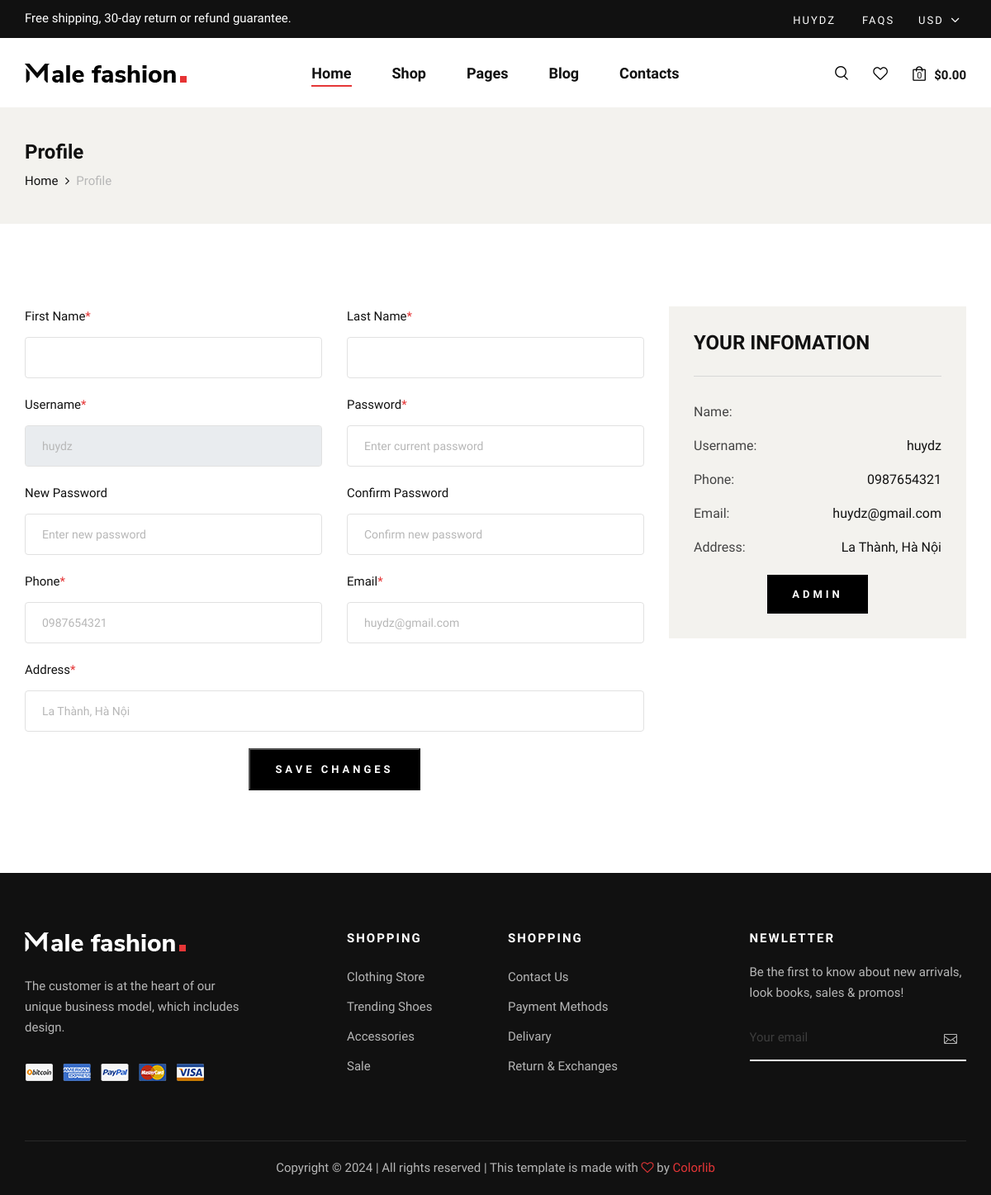
Page /profile.php (signed in) on the earlier database version.
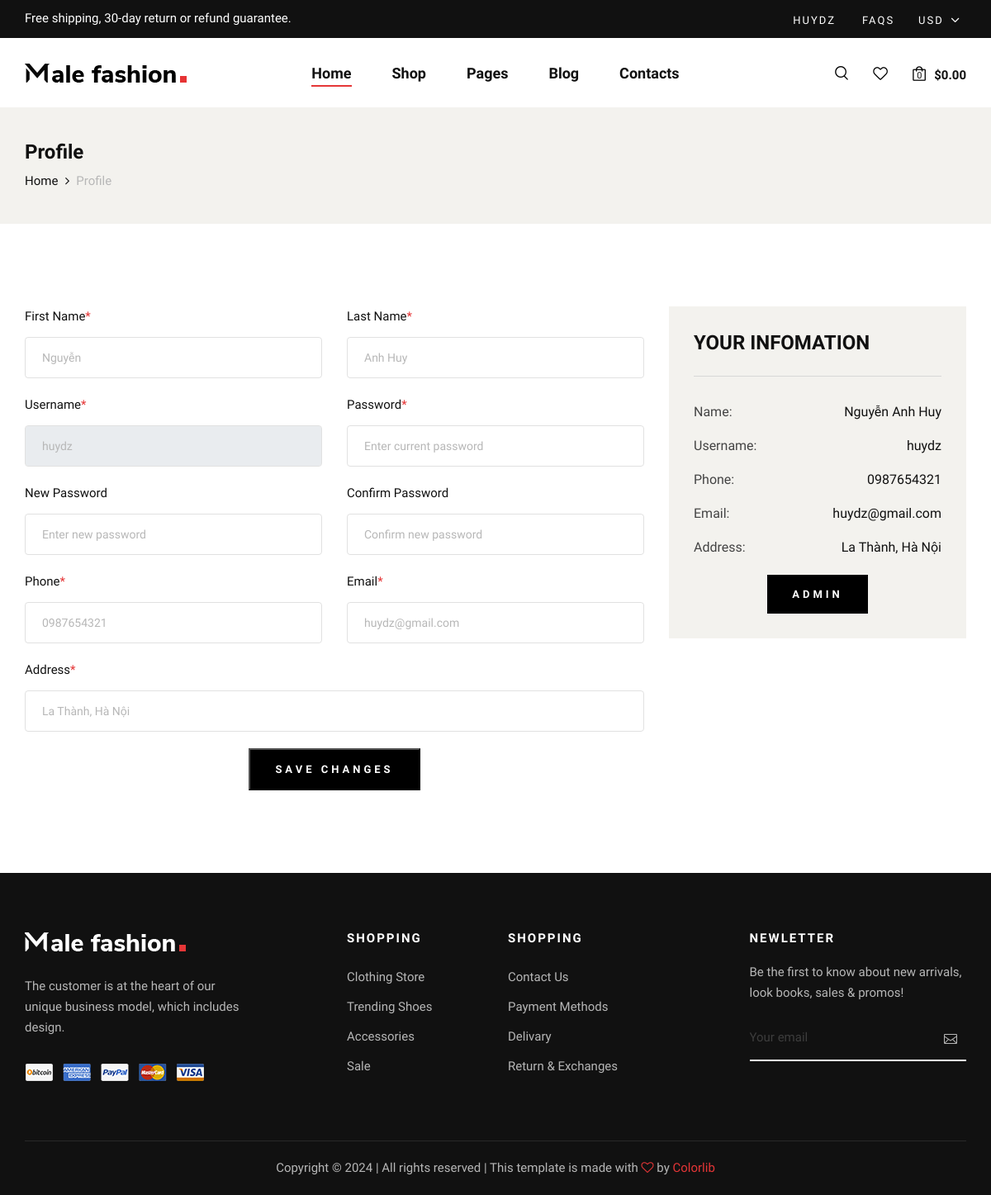
Same page on the later database version.
### tables this page shows
CREATE TABLE `user` (
  `ID` int(11) NOT NULL,
  `NAME` varchar(250) DEFAULT NULL,
  `USERNAME` varchar(50) DEFAULT NULL,
  `PASSWORD` varchar(50) DEFAULT NULL,
  `ROLE` varchar(50) DEFAULT NULL,
  `ADDRESS` varchar(500) DEFAULT NULL,
  `EMAIL` varchar(150) DEFAULT NULL,
  `PHONE` varchar(50) DEFAULT NULL,
  `CREATED_DATE` timestamp NULL DEFAULT NULL,
  `ISACTIVE` tinyint(4) DEFAULT NULL
);

### profile.php (the view, shortened to what the changed rows need)
<?php
include 'db.php';
$userId = $_SESSION['user_id'];
$sql = "SELECT NAME, USERNAME, PHONE, EMAIL, ADDRESS FROM user WHERE ID = ?";
$stmt = $conn->prepare($sql);
$stmt->bind_param("i", $userId);
$stmt->execute();
$result = $stmt->get_result();
if ($result->num_rows > 0) {
    $user = $result->fetch_assoc();
    $nameParts = explode(' ', $user['NAME'], 2);
    $firstName = $nameParts[0];
    $lastName = isset($nameParts[1]) ? $nameParts[1] : '';
} else {
    echo "Không tìm thấy thông tin người dùng.";
    exit();
}
?>
<!DOCTYPE html>
<html lang="zxx">
<head>
    <link rel="stylesheet" href="css/bootstrap.min.css" type="text/css">
    <link rel="stylesheet" href="css/font-awesome.min.css" type="text/css">
    <link rel="stylesheet" href="css/elegant-icons.css" type="text/css">
    <link rel="stylesheet" href="css/magnific-popup.css" type="text/css">
    <link rel="stylesheet" href="css/nice-select.css" type="text/css">
    <link rel="stylesheet" href="css/owl.carousel.min.css" type="text/css">
    <link rel="stylesheet" href="css/slicknav.min.css" type="text/css">
    <link rel="stylesheet" href="css/style.css" type="text/css">
    <link rel="stylesheet" type="text/css" href="https://cdn.jsdelivr.net/npm/toastify-js/src/toastify.min.css">
</head>
<body>
    <nav class="checkout spad">
        <div class="container">
            <div class="checkout__form">
                <form id="profile-form" action="update-profile.php" method="post" class="needs-validation" novalidate onsubmit="return validateForm()">
                    <div class="row">
                        <div class="col-lg-8 col-md-6">
                            <div class="row">
                                <div class="col-lg-6">
                                    <div class="checkout__input">
                                        <p>First Name<span>*</span></p>
                                        <input type="text" name="first_name" class="form-control" value="<?php echo htmlspecialchars($firstName); ?>" required>
                                    </div>
                                </div>
                                <div class="col-lg-6">
                                    <div class="checkout__input">
                                        <p>Last Name<span>*</span></p>
                                        <input type="text" name="last_name" class="form-control" value="<?php echo htmlspecialchars($lastName); ?>" required>
                                    </div>
                                </div>
                            </div>
                            <div class="row">
                                <div class="col-lg-6">
                                    <div class="checkout__input">
                                        <p>Username<span>*</span></p>
                                        <input type="text" class="form-control" value="<?php echo htmlspecialchars($user['USERNAME']); ?>" disabled>
                                    </div>
                                </div>
                            </div>
                            <div class="row">
                                <div class="col-lg-6">
                                    <div class="checkout__input">
                                        <p>Phone<span>*</span></p>
                                        <input type="text" name="phone" class="form-control" value="<?php echo htmlspecialchars($user['PHONE']); ?>" required>
                                    </div>
                                </div>
                                <div class="col-lg-6">
                                    <div class="checkout__input">
                                        <p>Email<span>*</span></p>
                                        <input type="email" name="email" class="form-control" value="<?php echo htmlspecialchars($user['EMAIL']); ?>" required>
                                    </div>
                                </div>
                            </div>
                            <div class="checkout__input">
                                <p>Address<span>*</span></p>
                                <input type="text" name="address" class="form-control" value="<?php echo htmlspecialchars($user['ADDRESS']); ?>" required>
                            </div>
                        </div>
                        <div class="col-lg-4 col-md-6">
                            <div class="checkout__order">
                                <ul class="checkout__total__products">
                                    <li>Name: <span><?php echo htmlspecialchars($user['NAME']); ?></span></li>
                                    <li>Username: <span><?php echo htmlspecialchars($user['USERNAME']); ?></span></li>
                                    <li>Phone: <span><?php echo htmlspecialchars($user['PHONE']); ?></span></li>
                                    <li>Email: <span><?php echo htmlspecialchars($user['EMAIL']); ?></span></li>
                                    <li>Address: <span><?php echo htmlspecialchars($user['ADDRESS']); ?></span></li>
                                </ul>
                            </div>
                        </div>
                    </div>
                </form>
            </div>
        </div>
    </nav>
</body>
</html>

Differences in the rows shown:
changed user "huydz": first_name (not shown) → "Nguyễn"; last_name (not shown) → "Anh Huy"; NAME (not shown) → "Nguyễn Anh Huy"
